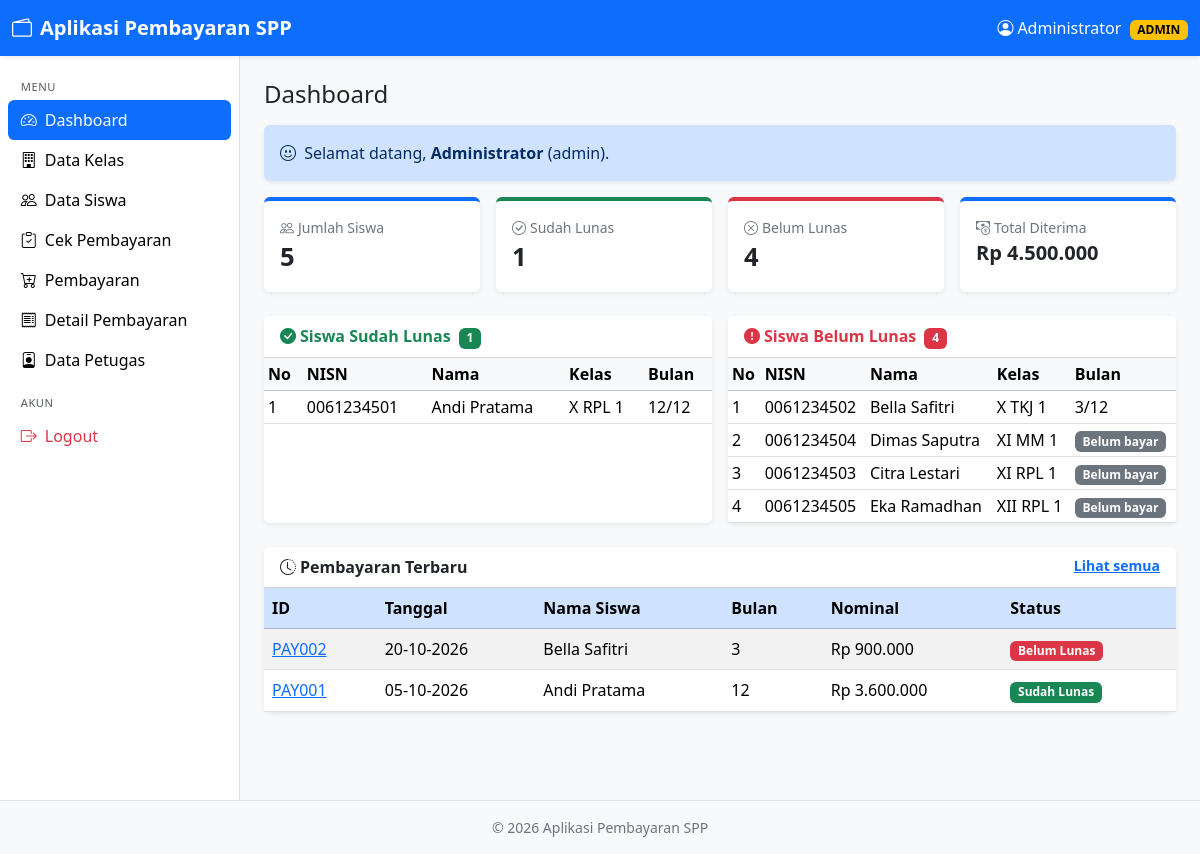
The page /dashboard.php (signed in) on the database its author committed.
### tables this page shows
CREATE TABLE cek_pembayaran (
  nisn               VARCHAR(10) NOT NULL,
  tgl_terakhir_bayar DATE        NOT NULL,
  tgl_sekarang       DATE        NOT NULL,
  status_pembayaran  ENUM('Belum Lunas','Sudah Lunas') NOT NULL,
  jumlah_bulan       VARCHAR(5)  NOT NULL,
  nama               VARCHAR(50) NOT NULL,
  no_telp            VARCHAR(13) NOT NULL,
  PRIMARY KEY (nisn),
  CONSTRAINT fk_cek_siswa FOREIGN KEY (nisn) REFERENCES tb_siswa(nisn)
    ON UPDATE CASCADE ON DELETE CASCADE,
  CONSTRAINT fk_cek_nama FOREIGN KEY (nama) REFERENCES tb_siswa(nama)
    ON UPDATE CASCADE ON DELETE CASCADE,
  CONSTRAINT fk_cek_telp FOREIGN KEY (no_telp) REFERENCES tb_siswa(no_telp)
    ON UPDATE CASCADE ON DELETE CASCADE
);

CREATE TABLE tb_siswa (
  nisn       VARCHAR(10) NOT NULL,
  nis        VARCHAR(8)  NOT NULL,
  nama       VARCHAR(50) NOT NULL,
  id_kelas   VARCHAR(11) NOT NULL,
  nama_kelas VARCHAR(10) NOT NULL,
  alamat     TEXT        NOT NULL,
  no_telp    VARCHAR(13) NOT NULL,
  id_spp     VARCHAR(40) NOT NULL,
  PRIMARY KEY (nisn),
  KEY idx_siswa_nama (nama),
  KEY idx_siswa_telp (no_telp),
  KEY idx_siswa_spp (id_spp),    
  CONSTRAINT fk_siswa_kelas FOREIGN KEY (id_kelas) REFERENCES tb_kelas(id_kelas)
    ON UPDATE CASCADE ON DELETE RESTRICT,
  CONSTRAINT fk_siswa_nama_kelas FOREIGN KEY (nama_kelas) REFERENCES tb_kelas(nama_kelas)
    ON UPDATE CASCADE ON DELETE RESTRICT
);

CREATE TABLE tb_pembayaran (
  id_pembayaran      VARCHAR(11)  NOT NULL,
  status             ENUM('Belum Lunas','Sudah Lunas') NOT NULL,
  nisn               VARCHAR(10)  NOT NULL,
  tgl_bayar          DATE         NOT NULL,
  tgl_terakhir_bayar DATE         NOT NULL,
  batas_pembayaran   DATE         NOT NULL,
  jumlah_bulan       VARCHAR(10)  NOT NULL,
  id_spp             VARCHAR(40)  NOT NULL,
  nominal_bayar      VARCHAR(100) NOT NULL,
  jumlah_bayar       VARCHAR(40)  NOT NULL,
  kembalian          VARCHAR(100) NOT NULL,
  PRIMARY KEY (id_pembayaran),
  CONSTRAINT fk_bayar_siswa FOREIGN KEY (nisn) REFERENCES tb_siswa(nisn)
    ON UPDATE CASCADE ON DELETE RESTRICT,
  KEY idx_bayar_spp (id_spp),    
   
  KEY idx_bayar_nisn_spp (nisn, id_spp),
   
  KEY idx_bayar_tgl (tgl_bayar)
);

### koneksi.php (called while the page is built, shortened)
<?php
function e($s) { return htmlspecialchars((string)$s, ENT_QUOTES, 'UTF-8'); }
function rupiah($n) { return 'Rp ' . number_format((float)$n, 0, ',', '.'); }
function tgl($d) { return $d ? date('d-m-Y', strtotime($d)) : '-'; }
function q($conn, $sql, $types = '', $params = []) {
    $st = $conn->prepare($sql);
    $st->execute();
    return $st;
}
function rows($conn, $sql, $types = '', $params = []) {
    return q($conn, $sql, $types, $params)->get_result()->fetch_all(MYSQLI_ASSOC);
}

### dashboard.php (the view, shortened to what this page needs)
<?php
require 'koneksi.php';
$title = 'Dashboard';
$lv = $_SESSION['level'];
if ($lv !== 'siswa') {
    $semua = rows($conn, "SELECT s.nisn, s.nama, s.nama_kelas, c.status_pembayaran, c.jumlah_bulan, c.tgl_terakhir_bayar
                          FROM tb_siswa s LEFT JOIN cek_pembayaran c ON c.nisn = s.nisn
                          ORDER BY s.nama_kelas, s.nama");
    $lunas = $belum = [];
    foreach ($semua as $r) {
        if ($r['status_pembayaran'] === 'Sudah Lunas') $lunas[] = $r; else $belum[] = $r;
    }
    $total = row($conn, "SELECT COALESCE(SUM(CAST(nominal_bayar AS UNSIGNED)),0) AS t FROM tb_pembayaran")['t'];
    $terbaru = rows($conn, "SELECT p.id_pembayaran, p.tgl_bayar, p.jumlah_bulan, p.nominal_bayar, p.status, s.nama
                            FROM tb_pembayaran p JOIN tb_siswa s ON s.nisn = p.nisn
                            ORDER BY p.tgl_bayar DESC, p.id_pembayaran DESC LIMIT 5");
} else {
    $cek = row($conn, "SELECT status_pembayaran, jumlah_bulan, tgl_terakhir_bayar FROM cek_pembayaran WHERE nisn=?", 's', [$_SESSION['username']]);
}
require 'layout/header.php';
?>
<div class="alert alert-primary border-0 shadow-sm">
  <i class="bi bi-emoji-smile me-1"></i> Selamat datang, <b><?= e($_SESSION['nama']) ?></b> (<?= e($lv) ?>).
</div>
<?php if ($lv !== 'siswa'):
    $kartu = [
        ['Jumlah Siswa', count($semua), 'people', ''],
        ['Sudah Lunas', count($lunas), 'check-circle', 'lunas'],
        ['Belum Lunas', count($belum), 'x-circle', 'belum'],
        ['Total Diterima', rupiah($total), 'cash-coin', ''],
    ];
?>
<div class="row g-3 mb-4">
  <?php foreach ($kartu as [$label, $nilai, $icon, $cls]): ?>
  <div class="col-6 col-lg-3">
    <div class="card stat-card <?= $cls ?> shadow-sm border-0 h-100">
      <div class="card-body">
        <div class="text-secondary small"><i class="bi bi-<?= $icon ?> me-1"></i><?= $label ?></div>
        <div class="angka <?= $icon === 'cash-coin' ? 'fs-5' : '' ?>"><?= e($nilai) ?></div>
      </div>
    </div>
  </div>
  <?php endforeach; ?>
</div>
<div class="row g-3 mb-4">
  <?php
  $daftar = [
      ['Siswa Sudah Lunas', $lunas, 'success', 'check-circle-fill', 'Belum ada siswa yang lunas.'],
      ['Siswa Belum Lunas', $belum, 'danger', 'exclamation-circle-fill', 'Semua siswa sudah lunas.'],
  ];
  foreach ($daftar as [$judul, $list, $warna, $icon, $kosong]): ?>
  <div class="col-lg-6">
    <div class="card shadow-sm border-0 h-100">
      <div class="card-header bg-body fw-semibold text-<?= $warna ?>">
        <i class="bi bi-<?= $icon ?> me-1"></i><?= $judul ?>
        <span class="badge text-bg-<?= $warna ?> ms-1"><?= count($list) ?></span>
      </div>
      <div class="card-body p-0 list-scroll">
        <table class="table table-sm table-hover mb-0 align-middle">
          <thead class="table-light"><tr><th>No</th><th>NISN</th><th>Nama</th><th>Kelas</th><th>Bulan</th></tr></thead>
          <tbody>
          <?php foreach ($list as $i => $r): $bln = (int)($r['jumlah_bulan'] ?? 0); ?>
          <tr>
            <td><?= $i + 1 ?></td><td><?= e($r['nisn']) ?></td><td><?= e($r['nama']) ?></td><td><?= e($r['nama_kelas']) ?></td>
            <td>
              <?php if ($r['tgl_terakhir_bayar']): ?><?= $bln ?>/12
              <?php else: ?><span class="badge text-bg-secondary">Belum bayar</span><?php endif; ?>
            </td>
          </tr>
          <?php endforeach; ?>
          </tbody>
        </table>
      </div>
    </div>
  </div>
  <?php endforeach; ?>
</div>
<div class="card shadow-sm border-0">
  <div class="card-header bg-body fw-semibold d-flex justify-content-between">
    <span><i class="bi bi-clock-history me-1"></i>Pembayaran Terbaru</span>
    <a class="small" href="detail_pembayaran.php">Lihat semua</a>
  </div>
  <div class="card-body p-0">
    <div class="table-responsive">
      <table class="table table-hover table-striped mb-0 align-middle">
        <thead class="table-primary"><tr><th>ID</th><th>Tanggal</th><th>Nama Siswa</th><th>Bulan</th><th>Nominal</th><th>Status</th></tr></thead>
        <tbody>
        <?php foreach ($terbaru as $r): ?>
        <tr>
          <td><a href="detail_pembayaran.php?id=<?= urlencode($r['id_pembayaran']) ?>"><?= e($r['id_pembayaran']) ?></a></td>
          <td><?= tgl($r['tgl_bayar']) ?></td><td><?= e($r['nama']) ?></td>
          <td><?= e($r['jumlah_bulan']) ?></td><td><?= rupiah($r['nominal_bayar']) ?></td>
          <td><span class="badge text-bg-<?= $r['status'] === 'Sudah Lunas' ? 'success' : 'danger' ?>"><?= e($r['status']) ?></span></td>
        </tr>
        <?php endforeach; ?>
        </tbody>
      </table>
    </div>
  </div>
</div>
<?php endif; ?>
<?php require 'layout/footer.php'; ?>

### layout/header.php (shortened to what this page needs)
<?php
$lv = $_SESSION['level'];
$page = basename($_SERVER['PHP_SELF']);
$menus = [
    ['dashboard.php',         'Dashboard',         'speedometer2',    ['admin', 'petugas', 'siswa']],
    ['kelas.php',             'Data Kelas',        'building',        ['admin']],
    ['siswa.php',             'Data Siswa',        'people',          ['admin']],
    ['cek_pembayaran.php',    'Cek Pembayaran',    'clipboard-check', ['admin', 'petugas', 'siswa']],
    ['pembayaran.php',        'Pembayaran',        'cart-plus',       ['admin', 'petugas']],
    ['detail_pembayaran.php', 'Detail Pembayaran', 'receipt',         ['admin', 'petugas', 'siswa']],
    ['petugas.php',           'Data Petugas',      'person-badge',    ['admin']],
];
$aktif = $page === 'spp.php' ? 'siswa.php' : $page;
?>
<!DOCTYPE html>
<html lang="id">
<head>
<link rel="stylesheet" href="https://cdn.jsdelivr.net/npm/bootstrap@5.3.3/dist/css/bootstrap.min.css">
<link rel="stylesheet" href="https://cdn.jsdelivr.net/npm/bootstrap-icons@1.11.3/font/bootstrap-icons.min.css">
<link rel="stylesheet" href="assets/style.css">
</head>
<body class="bg-body-tertiary">
<nav class="navbar navbar-dark bg-primary shadow-sm sticky-top noprint">
  <div class="container-fluid">
    <div class="d-flex align-items-center">
      <span class="navbar-brand fw-bold"><i class="bi bi-wallet2 me-2"></i>Aplikasi Pembayaran SPP</span>
    </div>
    <span class="navbar-text text-white">
      <i class="bi bi-person-circle me-1"></i><?= e($_SESSION['nama']) ?>
      <span class="badge text-bg-warning text-uppercase ms-1"><?= e($lv) ?></span>
    </span>
  </div>
</nav>
<div class="d-flex">
  <aside class="offcanvas-lg offcanvas-start bg-body border-end sidebar noprint" tabindex="-1" id="sidebar">
    <div class="offcanvas-body p-2">
      <ul class="nav nav-pills flex-column w-100">
        <li class="menu-group">Menu</li>
        <?php foreach ($menus as [$file, $label, $icon, $boleh]): if (!in_array($lv, $boleh, true)) continue; ?>
          <li class="nav-item">
            <a class="nav-link <?= $aktif === $file ? 'active' : 'link-body-emphasis' ?>" href="<?= $file ?>"><i class="bi bi-<?= $icon ?> me-2"></i><?= $label ?></a>
          </li>
        <?php endforeach; ?>
        <li class="menu-group">Akun</li>
        <li class="nav-item">
          <a class="nav-link text-danger" href="logout.php" onclick="return confirm('Keluar dari aplikasi?')"><i class="bi bi-box-arrow-right me-2"></i>Logout</a>
        </li>
      </ul>
    </div>
  </aside>
  <main class="flex-grow-1 p-3 p-md-4 content">
    <h1 class="h4 mb-3"><?= e($title ?? '') ?></h1>

### layout/footer.php (shortened to what this page needs)
  </main>
</div>
<footer class="text-center text-secondary small py-3 border-top noprint">&copy; <?= date('Y') ?> Aplikasi Pembayaran SPP</footer>
</body>
</html>

### assets/style.css (style rules this page uses)
@media (min-width: 992px) { .sidebar { width: 240px; min-height: calc(100vh - 56px); } }
.sidebar .nav-link { border-radius: .4rem; padding: .5rem .8rem; }
.menu-group { padding: .9rem .8rem .3rem; font-size: .7rem; color: var(--bs-secondary-color); text-transform: uppercase; letter-spacing: .5px; }
.content { min-width: 0; }
.stat-card { border-top: 4px solid var(--bs-primary) !important; }
.stat-card.lunas { border-top-color: var(--bs-success) !important; }
.stat-card.belum { border-top-color: var(--bs-danger) !important; }
.stat-card .angka { font-size: 1.6rem; font-weight: 700; }
.list-scroll { max-height: 360px; overflow-y: auto; }

### rows shown on the page
cek_pembayaran: nisn.nisn "0061234501", nisn.nama "Andi Pratama", nisn.nama_kelas "X RPL 1", jumlah_bulan "12"
cek_pembayaran: nisn.nisn "0061234502", nisn.nama "Bella Safitri", nisn.nama_kelas "X TKJ 1", jumlah_bulan "3"
tb_siswa: nisn "0061234504", nama "Dimas Saputra", nama_kelas "XI MM 1", shows "Belum bayar"
tb_siswa: nisn "0061234503", nama "Citra Lestari", nama_kelas "XI RPL 1", shows "Belum bayar"
tb_siswa: nisn "0061234505", nama "Eka Ramadhan", nama_kelas "XII RPL 1", shows "Belum bayar"
tb_pembayaran: id_pembayaran "PAY002", tgl_bayar "20-10-2026", nisn.nama "Bella Safitri", jumlah_bulan "3", nominal_bayar "Rp 900.000", status "Belum Lunas"
tb_pembayaran: id_pembayaran "PAY001", tgl_bayar "05-10-2026", nisn.nama "Andi Pratama", jumlah_bulan "12", nominal_bayar "Rp 3.600.000", status "Sudah Lunas"

### other values the page prints
$_SESSION['nama'] "Administrator"
$lv "ADMIN"
$label "Dashboard"
$label "Data Kelas"
$label "Data Siswa"
$label "Cek Pembayaran"
$label "Pembayaran"
$label "Detail Pembayaran"
$label "Data Petugas"
$title "Dashboard"
$lv "admin"
$label "Jumlah Siswa"
$nilai "5"
$label "Sudah Lunas"
$nilai "1"
